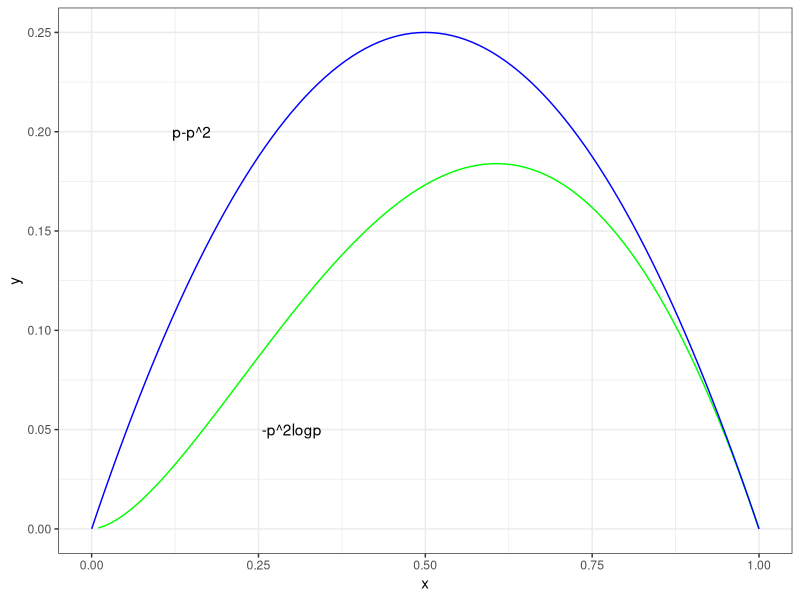

Here is the R script that generated this plot:
## ---- chunk 1
library(tidyverse)
## ---- chunk 2
ggplot(data.frame(x = c(0, 1)), aes(x = x)) +
  stat_function(fun = function(x){-x^2*log(x)}, color = 'green') +
  stat_function(fun = function(x){x-x^2}, color = 'blue') + 
  annotate(geom = 'text', label = '-p^2logp', x = 0.3, y = 0.05) +
  annotate(geom = 'text', label = 'p-p^2', x = 0.15, y = 0.2) +
  theme_bw()
